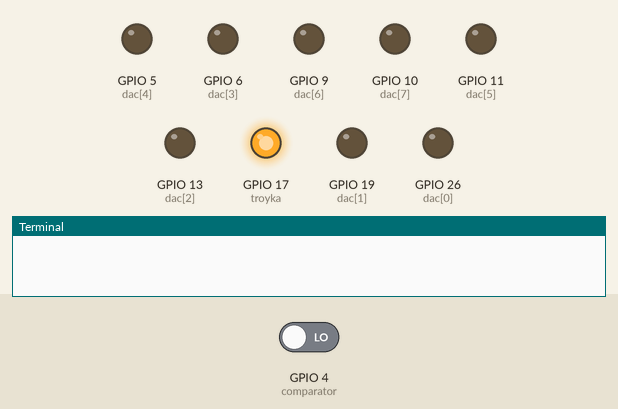
Simulated run of this program. Board: Raspberry Pi (BCM pin numbers). Parts: output pins drawn as LEDs (lit = HIGH), the last lines printed to the terminal. Inputs (shaded band) come from the test bench; at power-on: GPIO 4 (comparator) LOW.

Above: at 0.1 s.
At 5.07 s:
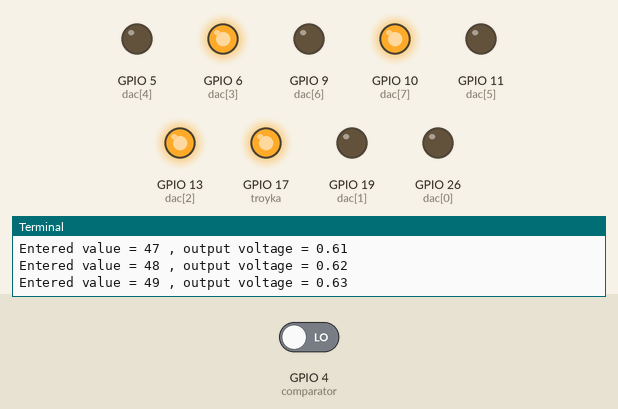
At 10.1 s:
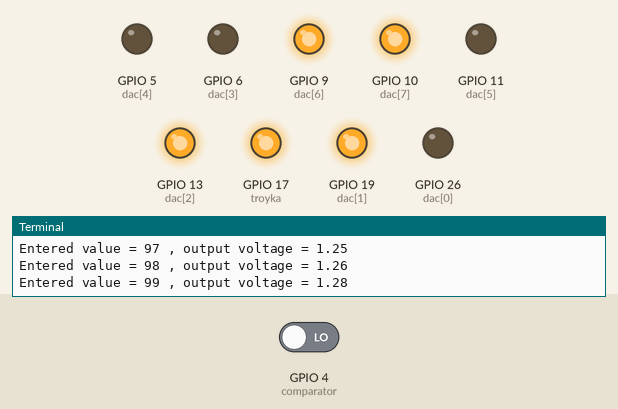
At 18.04 s:
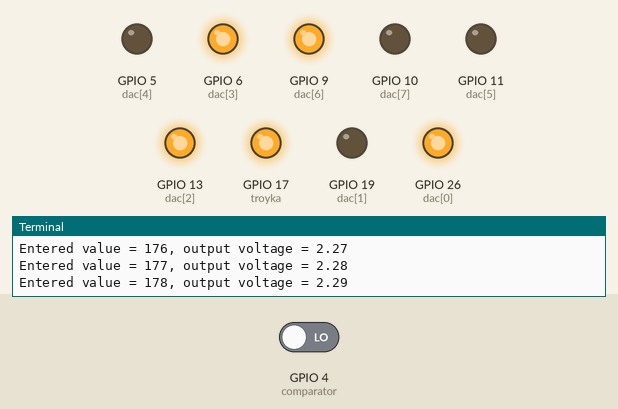
At 25.98 s:
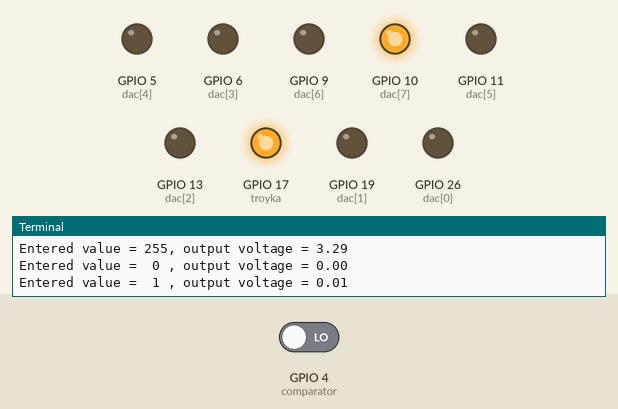
At 39.85 s:
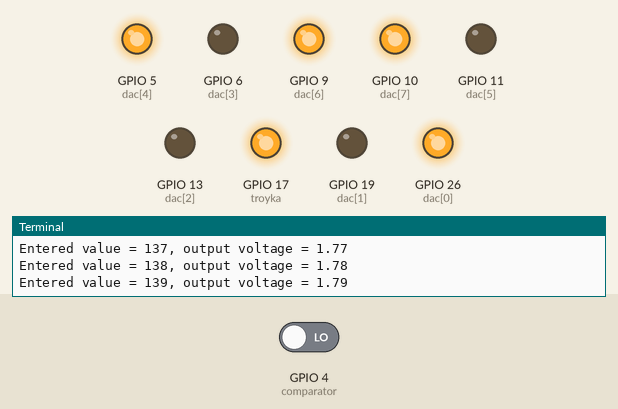
Timing chart, 0 to 40.0 s (numbered marks = the images above):
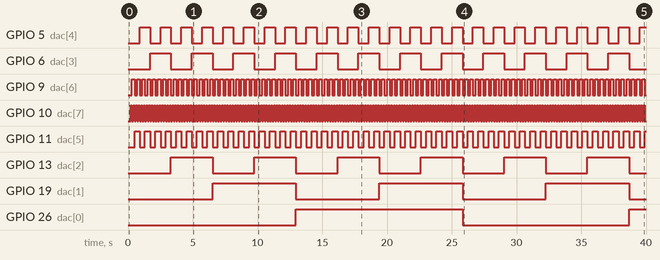

Measured:
- by itself, GPIO 5 (dac[4]): alternates HIGH for 0.80 s and LOW for 0.80 s
- by itself, GPIO 6 (dac[3]): alternates HIGH for 1.6 s and LOW for 1.6 s
- by itself, GPIO 9 (dac[6]): alternates HIGH for 0.20 s and LOW for 0.20 s
- by itself, GPIO 10 (dac[7]): alternates HIGH for 0.10 s and LOW for 0.10 s
- by itself, GPIO 11 (dac[5]): alternates HIGH for 0.40 s and LOW for 0.40 s
- by itself, GPIO 13 (dac[2]): alternates HIGH for 3.2 s and LOW for 3.2 s
- by itself, GPIO 19 (dac[1]): alternates HIGH for 6.4 s and LOW for 6.4 s
- by itself, GPIO 26 (dac[0]): LOW → HIGH at 13.0 s, → LOW 12.9 s later, → HIGH 12.9 s later

The program:

5-1-adc-simple.py
```python
import RPi.GPIO as GPIO
import time

dac = [26, 19, 13, 6, 5, 11, 9, 10]
bits = len(dac)
levels = 2**bits
max_voltage = 3.3
troyka = 17
comparator = 4

GPIO.setmode(GPIO.BCM)
GPIO.setup(dac, GPIO.OUT, initial=GPIO.LOW)
GPIO.setup(troyka, GPIO.OUT, initial=GPIO.HIGH)
GPIO.setup(comparator, GPIO.IN)


def dec2bin(value):
    return [int(bit) for bit in bin(value)[2:].zfill(8)]


def adc(value):
    signal = dec2bin(value)
    GPIO.output(dac, signal)
    comparator_value = GPIO.input(comparator)
    voltage = value / levels * max_voltage
    return voltage


try:
    while True:
        for value in range(256):
            time.sleep(0.1)
            voltage = adc(value)

            print("Entered value = {:^3}, output voltage = {:.2f}".format(value, voltage))

except KeyboardInterrupt:
    print("exit")
finally:
    GPIO.output(dac, GPIO.LOW)
    GPIO.cleanup(dac)
```
